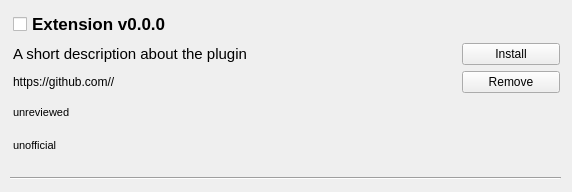
<?xml version="1.0" encoding="UTF-8"?>
<ui version="4.0">
 <class>Form</class>
 <widget class="QWidget" name="Form">
  <property name="geometry">
   <rect>
    <x>0</x>
    <y>0</y>
    <width>572</width>
    <height>192</height>
   </rect>
  </property>
  <property name="windowTitle">
   <string>Form</string>
  </property>
  <widget class="Line" name="line">
   <property name="geometry">
    <rect>
     <x>10</x>
     <y>170</y>
     <width>551</width>
     <height>16</height>
    </rect>
   </property>
   <property name="orientation">
    <enum>Qt::Horizontal</enum>
   </property>
  </widget>
  <widget class="QWidget" name="">
   <property name="geometry">
    <rect>
     <x>13</x>
     <y>11</y>
     <width>547</width>
     <height>148</height>
    </rect>
   </property>
   <layout class="QGridLayout" name="gridLayout">
    <property name="sizeConstraint">
     <enum>QLayout::SetDefaultConstraint</enum>
    </property>
    <item row="1" column="0">
     <widget class="QLabel" name="descriptionLabel">
      <property name="font">
       <font>
        <pointsize>11</pointsize>
       </font>
      </property>
      <property name="text">
       <string>A short description about the plugin</string>
      </property>
     </widget>
    </item>
    <item row="2" column="0">
     <widget class="QLabel" name="urlLabel">
      <property name="font">
       <font>
        <pointsize>9</pointsize>
       </font>
      </property>
      <property name="text">
       <string>https://github.com/&lt;author&gt;/&lt;repo&gt;</string>
      </property>
     </widget>
    </item>
    <item row="0" column="0" colspan="4">
     <widget class="QCheckBox" name="checkBox">
      <property name="minimumSize">
       <size>
        <width>500</width>
        <height>0</height>
       </size>
      </property>
      <property name="font">
       <font>
        <pointsize>13</pointsize>
        <bold>true</bold>
       </font>
      </property>
      <property name="text">
       <string>Extension v0.0.0</string>
      </property>
     </widget>
    </item>
    <item row="3" column="0">
     <widget class="QLabel" name="reviewedLabel">
      <property name="font">
       <font>
        <pointsize>8</pointsize>
       </font>
      </property>
      <property name="text">
       <string>unreviewed</string>
      </property>
     </widget>
    </item>
    <item row="4" column="0">
     <widget class="QLabel" name="officialLabel">
      <property name="font">
       <font>
        <pointsize>8</pointsize>
       </font>
      </property>
      <property name="text">
       <string>unofficial</string>
      </property>
     </widget>
    </item>
    <item row="1" column="3">
     <widget class="QPushButton" name="installButton">
      <property name="text">
       <string>Install</string>
      </property>
     </widget>
    </item>
    <item row="2" column="3">
     <widget class="QPushButton" name="removeButton">
      <property name="text">
       <string>Remove</string>
      </property>
     </widget>
    </item>
   </layout>
  </widget>
 </widget>
 <resources/>
 <connections/>
</ui>
